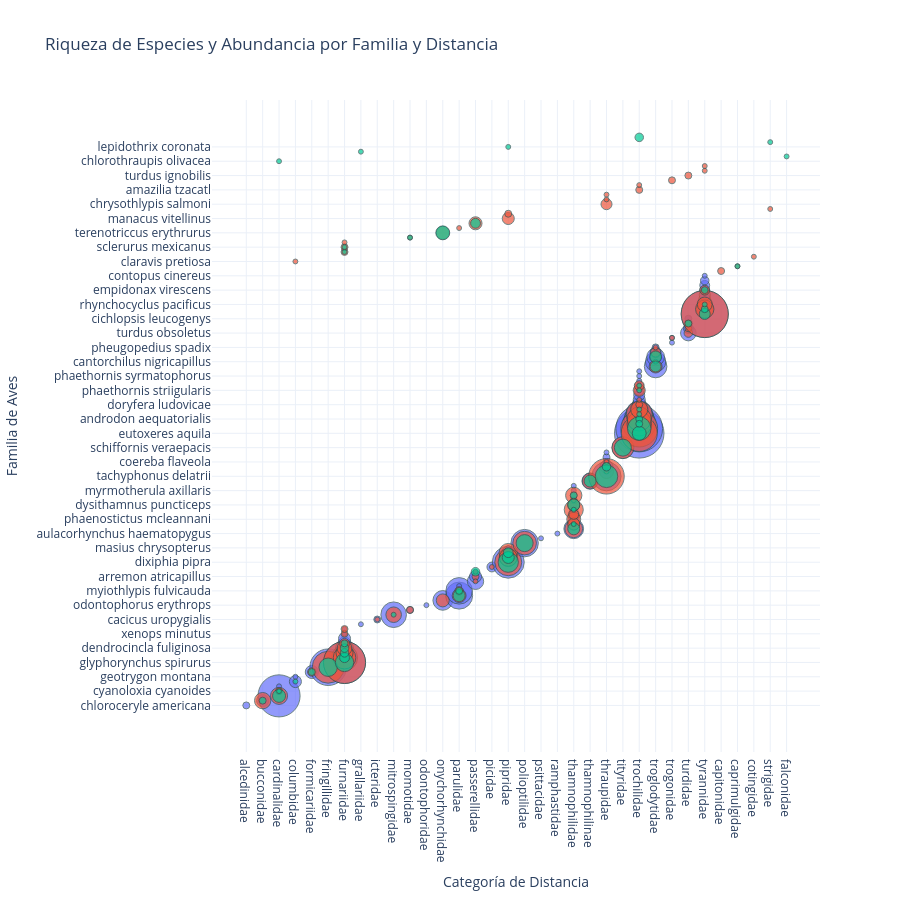

The code cell stored with this chart in its notebook:
### Code cell
# 1. Forzar el renderizado en el navegador para evitar el error de 'nbformat'
# Si ya instalaste nbformat y reiniciaste, puedes comentar la siguiente línea:
#pio.renderers.default = "browser"

# 2. Preparar los datos: Contamos capturas por especie en cada distancia
df_counts = main_df.groupby(["distancia", "familia", "especie"]).size().reset_index(name='capturas')

# 3. Ordenar por familia para que el eje Y sea legible
df_counts = df_counts.sort_values(["familia", "capturas"], ascending=[True, False])

# 4. Crear el Bubble Chart
fig = px.scatter(
    df_counts, 
    x="familia", 
    y="especie", 
    size="capturas", 
    color="distancia", 
    hover_name="especie",
    hover_data={"distancia": True, "familia": True, "capturas": True},
    title="Riqueza de Especies y Abundancia por Familia y Distancia",
    size_max=35,  # Tamaño máximo de la burbuja
    template="plotly_white"
)

# 5. El TRUCO: Como 'distancia' es categórica, las burbujas se enciman.
# Añadimos un pequeño desplazamiento (jitter) para ver las especies individuales
fig.update_traces(marker=dict(line=dict(width=1, color='DarkSlateGrey')))

# 6. Mejoras de diseño y dimensiones
fig.update_layout(
    xaxis_title="Categoría de Distancia",
    yaxis_title="Familia de Aves",
    height=900,         # Aumentamos la altura para que las familias no estén apretadas
    showlegend=False,    # Quitamos la leyenda porque ya tenemos los nombres en el eje Y
    margin=dict(l=150)   # Espacio para que los nombres de las familias no se corten
)

# 7. Ejecutar
fig.show()

### Figure 1 — Plotly figure (JSON) as saved in the notebook; plotly's stock layout.template omitted (floating-point values rounded to 4 significant figures; data arrays with more than 128 entries replaced by an {"elided": "..."} marker saying what was removed)
{"data": [{"customdata": {"elided": "91x2 mixed values"}, "hovertemplate": "<b>%{hovertext}</b><br><br>distancia=%{customdata[0]}<br>familia=%{x}<br>especie=%{y}<br>capturas=%{customdata[1]}<extra></extra>", "hovertext": ["chloroceryle americana", "malacoptila panamensis", "chlorothraupis stolzmanni", "cyanoloxia cyanoides", "piranga rubra", "geotrygon purpurata", "geotrygon montana", "formicarius nigricapillus", "euphonia xanthogaster", "glyphorynchus spirurus", "xiphorhynchus erythropygius", "automolus subulatus", "dendrocincla fuliginosa", "campylorhamphus pusillus", "clibanornis rubiginosus", "xenops minutus", "xenops rutilans", "grallaricula flavirostris", "cacicus uropygialis", "mitrospingus cassinii", "baryphthengus martii", "odontophorus erythrops", "myiobius barbatus", "myiothlypis chrysogaster", "myiothlypis fulvicauda", "parkesia noveboracensis", "chlorospingus flavigularis", "arremon atricapillus", "chlorospingus canigularis", "celeus loricatus", "dixiphia pipra", "cryptopipo holochlora", "machaeropterus deliciosus", "masius chrysopterus", "microbates cinereiventris", "pyrilia pulchra", "aulacorhynchus haematopygus", "gymnopithys bicolor", "hafferia zeledoni", "phaenostictus mcleannani", "sipia nigricauda", "gymnopithys leucaspis", "dysithamnus puncticeps", "microrhopias quixensis", "poliocrania exsul", "myrmotherula axillaris", "thamnistes anabatinus", "epinecrophylla fulviventris", "tachyphonus delatrii", "tangara icterocephala", "bangsia rothschildi", "coereba flaveola", "tangara florida", "chlorophanes spiza", "schiffornis veraepacis", "pachyramphus cinnamomeus", "tityra semifasciata", "eutoxeres aquila", "phaethornis yaruqui", "thalurania colombica", "androdon aequatorialis", "threnetes ruckeri", "heliodoxa jacula", "doryfera ludovicae", "florisuga mellivora", "aglaiocercus coelestis", "phaethornis striigularis", "amazilia rosenbergi", "heliodoxa imperatrix", "phaethornis syrmatophorus", "urochroa bougueri", "microcerculus marginatus", "cantorchilus nigricapillus", "henicorhina leucosticta", "henicorhina leucophrys", "pheugopedius spadix", "trogon personatus", "trogon rufus", "turdus obsoletus", "entomodestes coracinus", "catharus ustulatus", "cichlopsis leucogenys", "mionectes olivaceus", "leptopogon superciliaris", "rhynchocyclus pacificus", "myiotriccus ornatus", "attila spadiceus", "empidonax virescens", "zimmerius chrysops", "sayornis nigricans", "contopus cinereus"], "legendgroup": "intermedia", "marker": {"color": "#636efa", "line": {"color": "DarkSlateGrey", "width": 1}, "size": [2, 6, 73, 1, 1, 6, 1, 7, 55, 73, 28, 13, 13, 7, 6, 1, 1, 1, 2, 27, 2, 1, 16, 30, 29, 1, 11, 6, 1, 4, 42, 14, 7, 1, 31, 1, 1, 16, 6, 5, 5, 3, 2, 2, 2, 1, 1, 11, 35, 8, 7, 2, 2, 1, 19, 1, 1, 101, 90, 45, 37, 30, 14, 8, 6, 5, 4, 3, 1, 1, 1, 21, 17, 13, 5, 2, 1, 1, 10, 4, 3, 2, 91, 12, 10, 6, 5, 4, 4, 3, 1], "sizemode": "area", "sizeref": 0.08245, "symbol": "circle"}, "mode": "markers", "name": "intermedia", "orientation": "v", "showlegend": true, "type": "scatter", "x": ["alcedinidae", "bucconidae", "cardinalidae", "cardinalidae", "cardinalidae", "columbidae", "columbidae", "formicariidae", "fringillidae", "furnariidae", "furnariidae", "furnariidae", "furnariidae", "furnariidae", "furnariidae", "furnariidae", "furnariidae", "grallariidae", "icteridae", "mitrospingidae", "momotidae", "odontophoridae", "onychorhynchidae", "parulidae", "parulidae", "parulidae", "passerellidae", "passerellidae", "passerellidae", "picidae", "pipridae", "pipridae", "pipridae", "pipridae", "polioptilidae", "psittacidae", "ramphastidae", "thamnophilidae", "thamnophilidae", "thamnophilidae", "thamnophilidae", "thamnophilidae", "thamnophilidae", "thamnophilidae", "thamnophilidae", "thamnophilidae", "thamnophilidae", "thamnophilinae", "thraupidae", "thraupidae", "thraupidae", "thraupidae", "thraupidae", "thraupidae", "tityridae", "tityridae", "tityridae", "trochilidae", "trochilidae", "trochilidae", "trochilidae", "trochilidae", "trochilidae", "trochilidae", "trochilidae", "trochilidae", "trochilidae", "trochilidae", "trochilidae", "trochilidae", "trochilidae", "troglodytidae", "troglodytidae", "troglodytidae", "troglodytidae", "troglodytidae", "trogonidae", "trogonidae", "turdidae", "turdidae", "turdidae", "turdidae", "tyrannidae", "tyrannidae", "tyrannidae", "tyrannidae", "tyrannidae", "tyrannidae", "tyrannidae", "tyrannidae", "tyrannidae"], "xaxis": "x", "y": ["chloroceryle americana", "malacoptila panamensis", "chlorothraupis stolzmanni", "cyanoloxia cyanoides", "piranga rubra", "geotrygon purpurata", "geotrygon montana", "formicarius nigricapillus", "euphonia xanthogaster", "glyphorynchus spirurus", "xiphorhynchus erythropygius", "automolus subulatus", "dendrocincla fuliginosa", "campylorhamphus pusillus", "clibanornis rubiginosus", "xenops minutus", "xenops rutilans", "grallaricula flavirostris", "cacicus uropygialis", "mitrospingus cassinii", "baryphthengus martii", "odontophorus erythrops", "myiobius barbatus", "myiothlypis chrysogaster", "myiothlypis fulvicauda", "parkesia noveboracensis", "chlorospingus flavigularis", "arremon atricapillus", "chlorospingus canigularis", "celeus loricatus", "dixiphia pipra", "cryptopipo holochlora", "machaeropterus deliciosus", "masius chrysopterus", "microbates cinereiventris", "pyrilia pulchra", "aulacorhynchus haematopygus", "gymnopithys bicolor", "hafferia zeledoni", "phaenostictus mcleannani", "sipia nigricauda", "gymnopithys leucaspis", "dysithamnus puncticeps", "microrhopias quixensis", "poliocrania exsul", "myrmotherula axillaris", "thamnistes anabatinus", "epinecrophylla fulviventris", "tachyphonus delatrii", "tangara icterocephala", "bangsia rothschildi", "coereba flaveola", "tangara florida", "chlorophanes spiza", "schiffornis veraepacis", "pachyramphus cinnamomeus", "tityra semifasciata", "eutoxeres aquila", "phaethornis yaruqui", "thalurania colombica", "androdon aequatorialis", "threnetes ruckeri", "heliodoxa jacula", "doryfera ludovicae", "florisuga mellivora", "aglaiocercus coelestis", "phaethornis striigularis", "amazilia rosenbergi", "heliodoxa imperatrix", "phaethornis syrmatophorus", "urochroa bougueri", "microcerculus marginatus", "cantorchilus nigricapillus", "henicorhina leucosticta", "henicorhina leucophrys", "pheugopedius spadix", "trogon personatus", "trogon rufus", "turdus obsoletus", "entomodestes coracinus", "catharus ustulatus", "cichlopsis leucogenys", "mionectes olivaceus", "leptopogon superciliaris", "rhynchocyclus pacificus", "myiotriccus ornatus", "attila spadiceus", "empidonax virescens", "zimmerius chrysops", "sayornis nigricans", "contopus cinereus"], "yaxis": "y"}, {"customdata": {"elided": "86x2 mixed values"}, "hovertemplate": "<b>%{hovertext}</b><br><br>distancia=%{customdata[0]}<br>familia=%{x}<br>especie=%{y}<br>capturas=%{customdata[1]}<extra></extra>", "hovertext": ["malacoptila panamensis", "capito maculicoronatus", "nyctiphrynus rosenbergi", "chlorothraupis stolzmanni", "cyanoloxia cyanoides", "claravis pretiosa", "pipreola jucunda", "formicarius nigricapillus", "euphonia xanthogaster", "glyphorynchus spirurus", "xiphorhynchus erythropygius", "automolus subulatus", "dendrocincla fuliginosa", "campylorhamphus pusillus", "dendrocolaptes sanctithomae", "sclerurus mexicanus", "xenops minutus", "xenops rutilans", "automolus ochrolaemus", "cacicus uropygialis", "mitrospingus cassinii", "baryphthengus martii", "electron platyrhynchum", "myiobius barbatus", "terenotriccus erythrurus", "myiothlypis chrysogaster", "myiothlypis fulvicauda", "geothlypis semiflava", "arremon aurantiirostris", "arremon atricapillus", "chlorospingus canigularis", "chlorospingus flavigularis", "celeus loricatus", "dixiphia pipra", "machaeropterus deliciosus", "cryptopipo holochlora", "manacus vitellinus", "manacus manacus", "microbates cinereiventris", "megascops ingens", "gymnopithys leucaspis", "gymnopithys bicolor", "poliocrania exsul", "phaenostictus mcleannani", "dysithamnus puncticeps", "hafferia zeledoni", "sipia nigricauda", "microrhopias quixensis", "epinecrophylla fulviventris", "tachyphonus delatrii", "chrysothlypis salmoni", "bangsia rothschildi", "coereba flaveola", "saltator grossus", "saltator maximus", "tangara icterocephala", "schiffornis veraepacis", "phaethornis yaruqui", "eutoxeres aquila", "threnetes ruckeri", "thalurania colombica", "androdon aequatorialis", "heliodoxa jacula", "phaethornis striigularis", "amazilia rosenbergi", "amazilia tzacatl", "doryfera ludovicae", "florisuga mellivora", "heliothryx barroti", "microcerculus marginatus", "henicorhina leucosticta", "henicorhina leucophrys", "cantorchilus nigricapillus", "pheugopedius spadix", "trogon comptus", "trogon rufus", "turdus obsoletus", "catharus ustulatus", "entomodestes coracinus", "turdus ignobilis", "mionectes olivaceus", "leptopogon superciliaris", "rhynchocyclus pacificus", "empidonax virescens", "myiarchus tuberculifer", "myiornis atricapillus"], "legendgroup": "lejos", "marker": {"color": "#EF553B", "line": {"color": "DarkSlateGrey", "width": 1}, "size": [11, 2, 1, 12, 2, 1, 1, 3, 42, 73, 21, 12, 9, 4, 2, 2, 2, 2, 1, 1, 10, 2, 1, 7, 7, 8, 3, 1, 7, 2, 1, 1, 1, 30, 14, 13, 6, 2, 23, 1, 15, 13, 11, 8, 6, 6, 4, 1, 10, 52, 5, 3, 1, 1, 1, 1, 20, 56, 54, 28, 25, 24, 12, 6, 4, 2, 2, 1, 1, 7, 5, 4, 1, 1, 2, 1, 3, 2, 2, 2, 92, 14, 9, 4, 1, 1], "sizemode": "area", "sizeref": 0.08245, "symbol": "circle"}, "mode": "markers", "name": "lejos", "orientation": "v", "showlegend": true, "type": "scatter", "x": ["bucconidae", "capitonidae", "caprimulgidae", "cardinalidae", "cardinalidae", "columbidae", "cotingidae", "formicariidae", "fringillidae", "furnariidae", "furnariidae", "furnariidae", "furnariidae", "furnariidae", "furnariidae", "furnariidae", "furnariidae", "furnariidae", "furnariidae", "icteridae", "mitrospingidae", "momotidae", "momotidae", "onychorhynchidae", "onychorhynchidae", "parulidae", "parulidae", "parulidae", "passerellidae", "passerellidae", "passerellidae", "passerellidae", "picidae", "pipridae", "pipridae", "pipridae", "pipridae", "pipridae", "polioptilidae", "strigidae", "thamnophilidae", "thamnophilidae", "thamnophilidae", "thamnophilidae", "thamnophilidae", "thamnophilidae", "thamnophilidae", "thamnophilidae", "thamnophilinae", "thraupidae", "thraupidae", "thraupidae", "thraupidae", "thraupidae", "thraupidae", "thraupidae", "tityridae", "trochilidae", "trochilidae", "trochilidae", "trochilidae", "trochilidae", "trochilidae", "trochilidae", "trochilidae", "trochilidae", "trochilidae", "trochilidae", "trochilidae", "troglodytidae", "troglodytidae", "troglodytidae", "troglodytidae", "troglodytidae", "trogonidae", "trogonidae", "turdidae", "turdidae", "turdidae", "turdidae", "tyrannidae", "tyrannidae", "tyrannidae", "tyrannidae", "tyrannidae", "tyrannidae"], "xaxis": "x", "y": ["malacoptila panamensis", "capito maculicoronatus", "nyctiphrynus rosenbergi", "chlorothraupis stolzmanni", "cyanoloxia cyanoides", "claravis pretiosa", "pipreola jucunda", "formicarius nigricapillus", "euphonia xanthogaster", "glyphorynchus spirurus", "xiphorhynchus erythropygius", "automolus subulatus", "dendrocincla fuliginosa", "campylorhamphus pusillus", "dendrocolaptes sanctithomae", "sclerurus mexicanus", "xenops minutus", "xenops rutilans", "automolus ochrolaemus", "cacicus uropygialis", "mitrospingus cassinii", "baryphthengus martii", "electron platyrhynchum", "myiobius barbatus", "terenotriccus erythrurus", "myiothlypis chrysogaster", "myiothlypis fulvicauda", "geothlypis semiflava", "arremon aurantiirostris", "arremon atricapillus", "chlorospingus canigularis", "chlorospingus flavigularis", "celeus loricatus", "dixiphia pipra", "machaeropterus deliciosus", "cryptopipo holochlora", "manacus vitellinus", "manacus manacus", "microbates cinereiventris", "megascops ingens", "gymnopithys leucaspis", "gymnopithys bicolor", "poliocrania exsul", "phaenostictus mcleannani", "dysithamnus puncticeps", "hafferia zeledoni", "sipia nigricauda", "microrhopias quixensis", "epinecrophylla fulviventris", "tachyphonus delatrii", "chrysothlypis salmoni", "bangsia rothschildi", "coereba flaveola", "saltator grossus", "saltator maximus", "tangara icterocephala", "schiffornis veraepacis", "phaethornis yaruqui", "eutoxeres aquila", "threnetes ruckeri", "thalurania colombica", "androdon aequatorialis", "heliodoxa jacula", "phaethornis striigularis", "amazilia rosenbergi", "amazilia tzacatl", "doryfera ludovicae", "florisuga mellivora", "heliothryx barroti", "microcerculus marginatus", "henicorhina leucosticta", "henicorhina leucophrys", "cantorchilus nigricapillus", "pheugopedius spadix", "trogon comptus", "trogon rufus", "turdus obsoletus", "catharus ustulatus", "entomodestes coracinus", "turdus ignobilis", "mionectes olivaceus", "leptopogon superciliaris", "rhynchocyclus pacificus", "empidonax virescens", "myiarchus tuberculifer", "myiornis atricapillus"], "yaxis": "y"}, {"customdata": [["cerca", 2], ["cerca", 1], ["cerca", 7], ["cerca", 1], ["cerca", 1], ["cerca", 1], ["cerca", 1], ["cerca", 2], ["cerca", 14], ["cerca", 14], ["cerca", 4], ["cerca", 3], ["cerca", 3], ["cerca", 2], ["cerca", 1], ["cerca", 1], ["cerca", 1], ["cerca", 1], ["cerca", 1], ["cerca", 8], ["cerca", 6], ["cerca", 2], ["cerca", 4], ["cerca", 3], ["cerca", 17], ["cerca", 6], ["cerca", 4], ["cerca", 1], ["cerca", 12], ["cerca", 1], ["cerca", 6], ["cerca", 6], ["cerca", 2], ["cerca", 1], ["cerca", 1], ["cerca", 6], ["cerca", 21], ["cerca", 3], ["cerca", 12], ["cerca", 23], ["cerca", 8], ["cerca", 3], ["cerca", 2], ["cerca", 2], ["cerca", 1], ["cerca", 1], ["cerca", 1], ["cerca", 1], ["cerca", 6], ["cerca", 5], ["cerca", 2], ["cerca", 5], ["cerca", 2], ["cerca", 2], ["cerca", 1]], "hovertemplate": "<b>%{hovertext}</b><br><br>distancia=%{customdata[0]}<br>familia=%{x}<br>especie=%{y}<br>capturas=%{customdata[1]}<extra></extra>", "hovertext": ["malacoptila panamensis", "nyctiphrynus rosenbergi", "chlorothraupis stolzmanni", "chlorothraupis olivacea", "cyanoloxia cyanoides", "geotrygon purpurata", "micrastur ruficollis", "formicarius nigricapillus", "euphonia xanthogaster", "glyphorynchus spirurus", "xiphorhynchus erythropygius", "automolus subulatus", "dendrocincla fuliginosa", "campylorhamphus pusillus", "dendrocolaptes sanctithomae", "sclerurus mexicanus", "hylopezus perspicillatus", "mitrospingus cassinii", "electron platyrhynchum", "terenotriccus erythrurus", "myiothlypis chrysogaster", "myiothlypis fulvicauda", "arremon aurantiirostris", "chlorospingus canigularis", "dixiphia pipra", "cryptopipo holochlora", "machaeropterus deliciosus", "lepidothrix coronata", "microbates cinereiventris", "ciccaba virgata", "dysithamnus puncticeps", "gymnopithys bicolor", "poliocrania exsul", "gymnopithys leucaspis", "hafferia zeledoni", "epinecrophylla fulviventris", "tachyphonus delatrii", "bangsia rothschildi", "schiffornis veraepacis", "phaethornis yaruqui", "eutoxeres aquila", "amazilia amabilis", "androdon aequatorialis", "thalurania colombica", "amazilia rosenbergi", "heliodoxa jacula", "phaethornis striigularis", "threnetes ruckeri", "henicorhina leucosticta", "microcerculus marginatus", "catharus ustulatus", "mionectes olivaceus", "empidonax virescens", "leptopogon superciliaris", "rhynchocyclus pacificus"], "legendgroup": "cerca", "marker": {"color": "#00cc96", "line": {"color": "DarkSlateGrey", "width": 1}, "size": [2, 1, 7, 1, 1, 1, 1, 2, 14, 14, 4, 3, 3, 2, 1, 1, 1, 1, 1, 8, 6, 2, 4, 3, 17, 6, 4, 1, 12, 1, 6, 6, 2, 1, 1, 6, 21, 3, 12, 23, 8, 3, 2, 2, 1, 1, 1, 1, 6, 5, 2, 5, 2, 2, 1], "sizemode": "area", "sizeref": 0.08245, "symbol": "circle"}, "mode": "markers", "name": "cerca", "orientation": "v", "showlegend": true, "type": "scatter", "x": ["bucconidae", "caprimulgidae", "cardinalidae", "cardinalidae", "cardinalidae", "columbidae", "falconidae", "formicariidae", "fringillidae", "furnariidae", "furnariidae", "furnariidae", "furnariidae", "furnariidae", "furnariidae", "furnariidae", "grallariidae", "mitrospingidae", "momotidae", "onychorhynchidae", "parulidae", "parulidae", "passerellidae", "passerellidae", "pipridae", "pipridae", "pipridae", "pipridae", "polioptilidae", "strigidae", "thamnophilidae", "thamnophilidae", "thamnophilidae", "thamnophilidae", "thamnophilidae", "thamnophilinae", "thraupidae", "thraupidae", "tityridae", "trochilidae", "trochilidae", "trochilidae", "trochilidae", "trochilidae", "trochilidae", "trochilidae", "trochilidae", "trochilidae", "troglodytidae", "troglodytidae", "turdidae", "tyrannidae", "tyrannidae", "tyrannidae", "tyrannidae"], "xaxis": "x", "y": ["malacoptila panamensis", "nyctiphrynus rosenbergi", "chlorothraupis stolzmanni", "chlorothraupis olivacea", "cyanoloxia cyanoides", "geotrygon purpurata", "micrastur ruficollis", "formicarius nigricapillus", "euphonia xanthogaster", "glyphorynchus spirurus", "xiphorhynchus erythropygius", "automolus subulatus", "dendrocincla fuliginosa", "campylorhamphus pusillus", "dendrocolaptes sanctithomae", "sclerurus mexicanus", "hylopezus perspicillatus", "mitrospingus cassinii", "electron platyrhynchum", "terenotriccus erythrurus", "myiothlypis chrysogaster", "myiothlypis fulvicauda", "arremon aurantiirostris", "chlorospingus canigularis", "dixiphia pipra", "cryptopipo holochlora", "machaeropterus deliciosus", "lepidothrix coronata", "microbates cinereiventris", "ciccaba virgata", "dysithamnus puncticeps", "gymnopithys bicolor", "poliocrania exsul", "gymnopithys leucaspis", "hafferia zeledoni", "epinecrophylla fulviventris", "tachyphonus delatrii", "bangsia rothschildi", "schiffornis veraepacis", "phaethornis yaruqui", "eutoxeres aquila", "amazilia amabilis", "androdon aequatorialis", "thalurania colombica", "amazilia rosenbergi", "heliodoxa jacula", "phaethornis striigularis", "threnetes ruckeri", "henicorhina leucosticta", "microcerculus marginatus", "catharus ustulatus", "mionectes olivaceus", "empidonax virescens", "leptopogon superciliaris", "rhynchocyclus pacificus"], "yaxis": "y"}], "layout": {"height": 900, "legend": {"itemsizing": "constant", "title": {"text": "distancia"}, "tracegroupgap": 0}, "margin": {"l": 150}, "showlegend": false, "title": {"text": "Riqueza de Especies y Abundancia por Familia y Distancia"}, "xaxis": {"anchor": "y", "domain": [0, 1], "title": {"text": "Categoría de Distancia"}}, "yaxis": {"anchor": "x", "domain": [0, 1], "title": {"text": "Familia de Aves"}}}}
